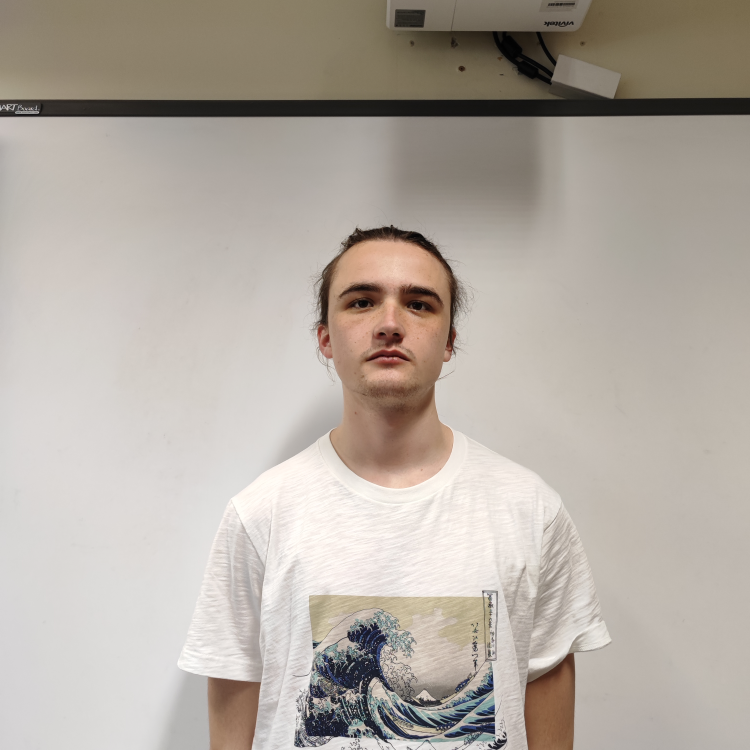
#> input picture projet/images_test/Erwan.jpg, 3000 x 3000 px (shown at 1/4 size)
$ jupyter execute --allow-errors recognize.ipynb
#> lines starting #> are read from the running program, lines starting #| are printed output that depends on the picture
[cell 1]
# import the necessary packages
import numpy as np
import argparse
import imutils
import pickle
import cv2
import os
# construct the argument parser and parse the arguments

class Args:
    image = 'images_test/Erwan.jpg'
    embeddings = 'output/embeddings.pickle'
    detector = 'face_detection_model/'
    embedding_model = 'openface.nn4.small2.v1.t7'
    confidence = 0.8
    le = 'output/le.pickle'
    recognizer = 'output/recognizer.pickle'

args = Args()

[cell 2]
# load our serialized face detector from disk
print("[INFO] loading face detector...")
protoPath = os.path.sep.join([args.detector, "deploy.prototxt.txt"])
modelPath = os.path.sep.join([args.detector,
	"res10_300x300_ssd_iter_140000.caffemodel"])
#> (the rest of this cell did not finish here and is left out)

[cell 3]
# load the image, resize it to have a width of 600 pixels (while
# maintaining the aspect ratio), and then grab the image dimensions
image = cv2.imread(args.image)
#> image is the input picture: shape (3000, 3000, 3); mean B, G, R 162.6, 171.4, 179.6
image = imutils.resize(image, width=600)
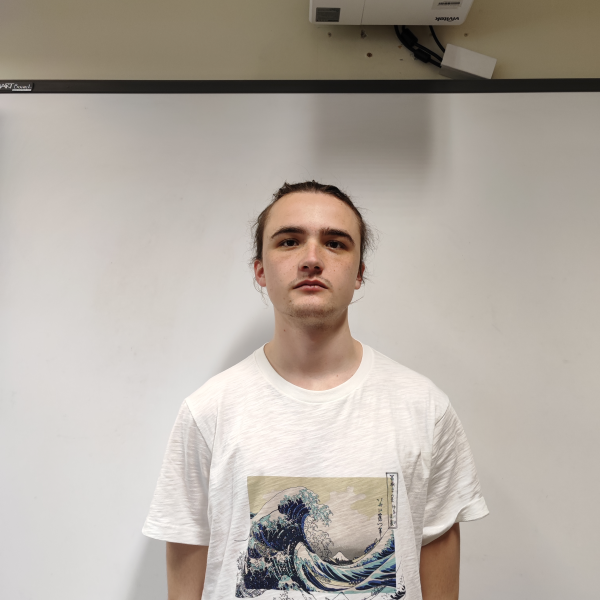
#> image: shape (600, 600, 3); mean B, G, R 162.6, 171.4, 179.6
(h, w) = image.shape[:2]
#> h = 600; w = 600
# construct a blob from the image
imageBlob = cv2.dnn.blobFromImage(
    cv2.resize(image, (300, 300)), 1.0, (300, 300),
    (104.0, 177.0, 123.0), swapRB=False, crop=False)
# apply OpenCV's deep learning-based face detector to localize
# faces in the input image
#> (the rest of this cell did not finish here and is left out)


$ run again, with projet/images_test/Albena.jpg copied over projet/images_test/Erwan.jpg
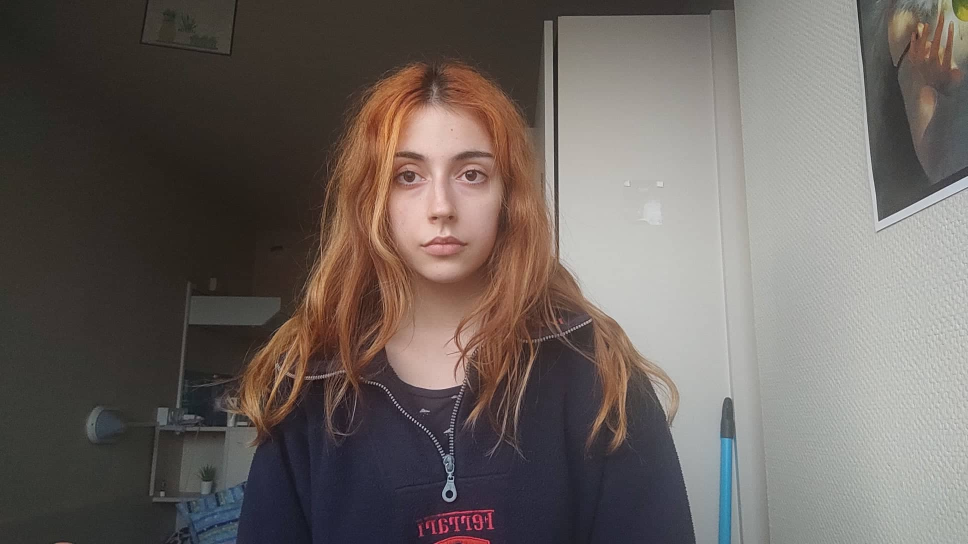
#> input picture projet/images_test/Albena.jpg, 1936 x 1088 px (shown at 1/2 size)
#> image is the input picture: shape (1088, 1936, 3); mean B, G, R 94.5, 98.8, 106.8
#> `image = imutils.resize(image, width=600)`:
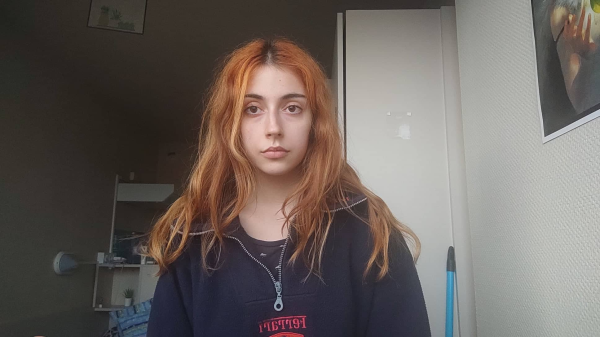
#> image: shape (337, 600, 3); mean B, G, R 94.5, 98.8, 106.8

$ run again, with projet/images_test/Alexandre.jpg copied over projet/images_test/Erwan.jpg
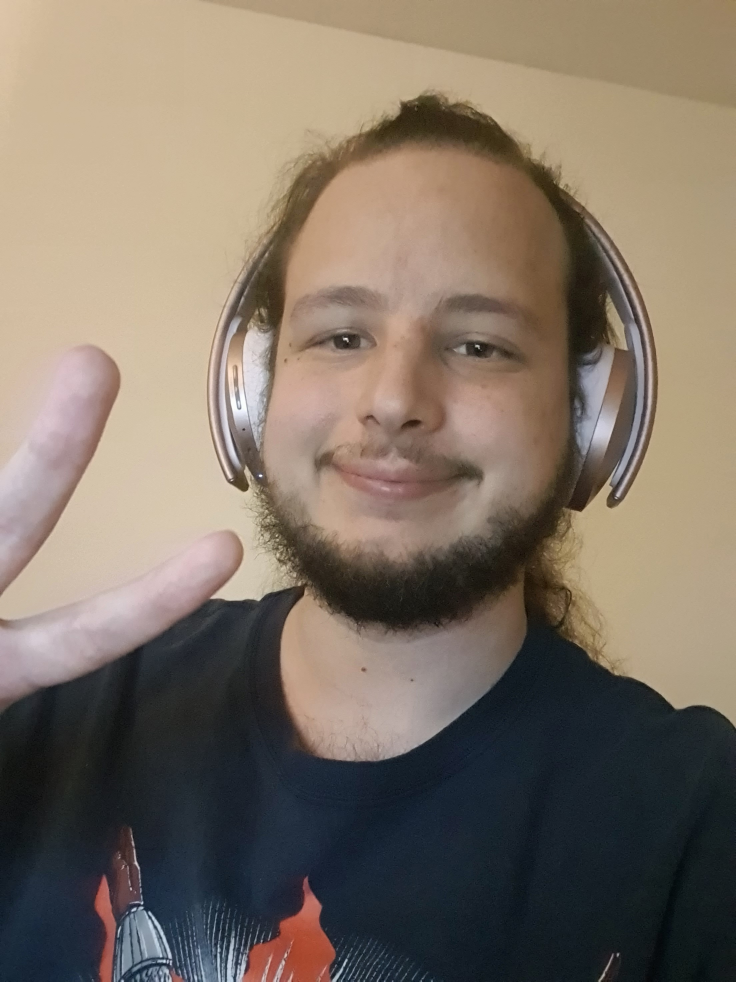
#> input picture projet/images_test/Alexandre.jpg, 2208 x 2944 px (shown at 1/3 size)
#> image is the input picture: shape (2944, 2208, 3); mean B, G, R 101.6, 114.6, 127.2
#> `image = imutils.resize(image, width=600)`:
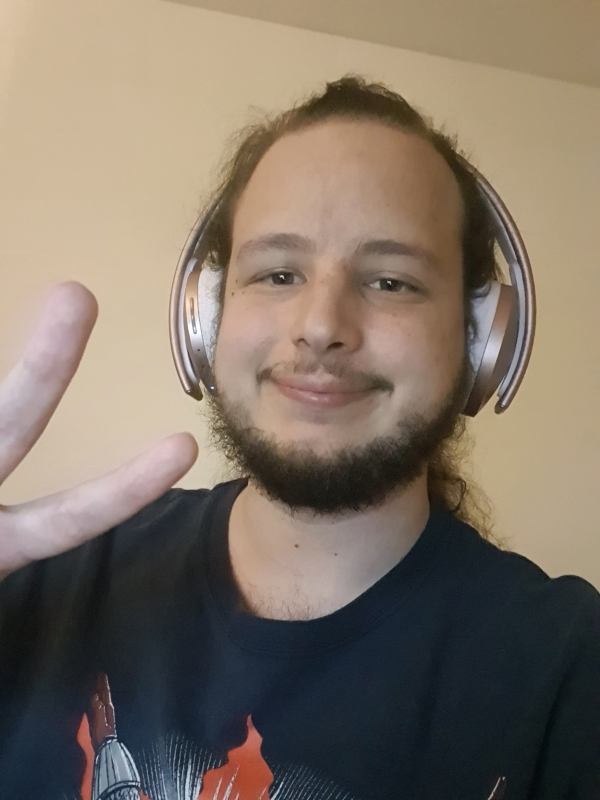
#> image: shape (800, 600, 3); mean B, G, R 101.6, 114.6, 127.2

$ run again, with projet/images_test/Alexandre0.jpg copied over projet/images_test/Erwan.jpg
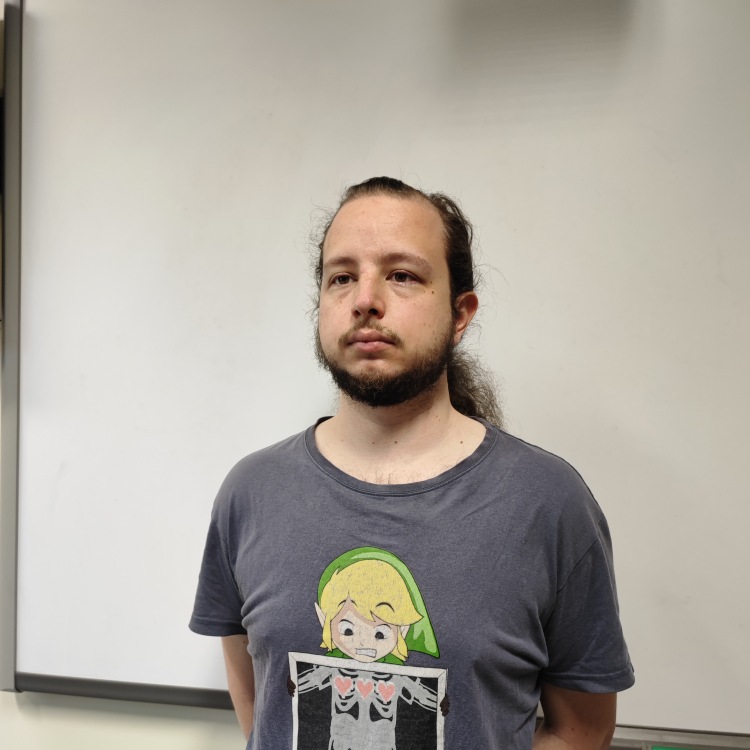
#> input picture projet/images_test/Alexandre0.jpg, 3000 x 3000 px (shown at 1/4 size)
#> image is the input picture: shape (3000, 3000, 3); mean B, G, R 157.2, 166, 172.1
#> `image = imutils.resize(image, width=600)`:
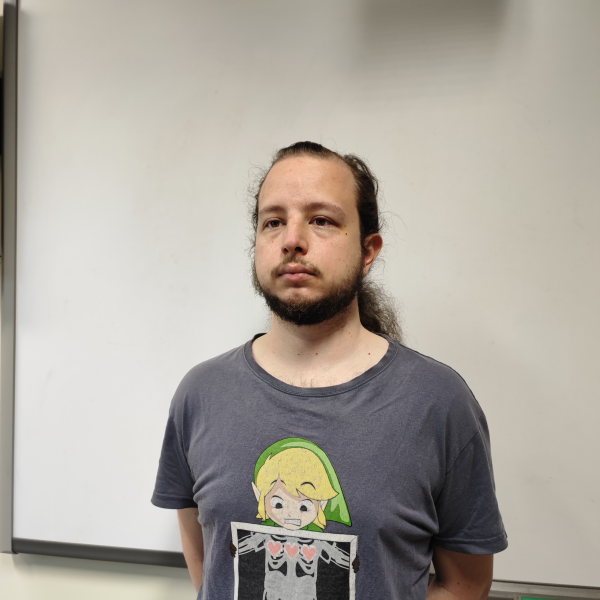
#> image: shape (600, 600, 3); mean B, G, R 157.2, 166, 172.1
